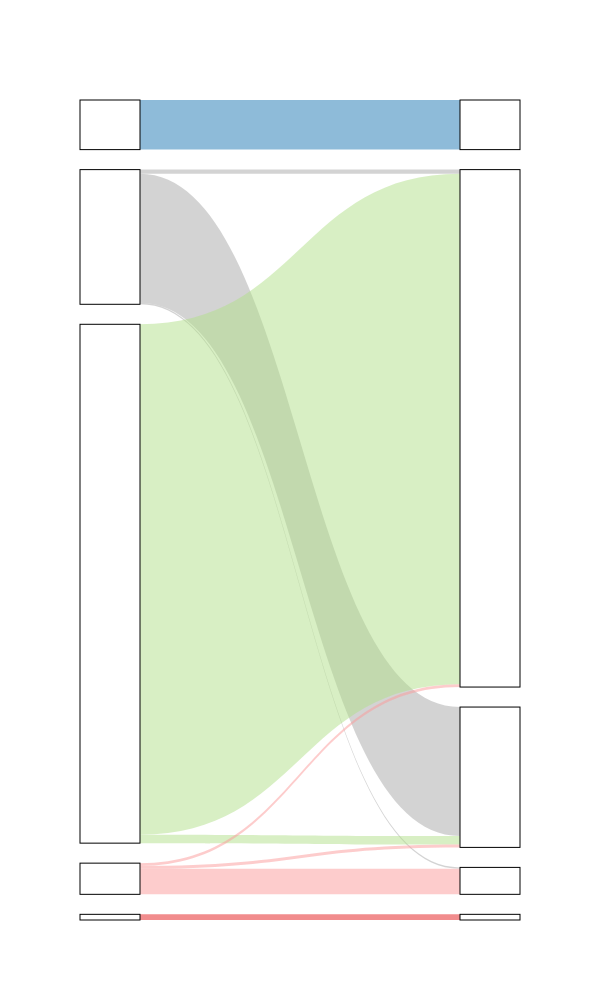

The notebook cell this image was saved under:
### Code cell
#Figure 1: Single cell Sankey plot
from SC_sankey_plot import *
scores_all_tumours = pd.read_csv(f'{output_directory}/output/single_cell/single_cell_default/cohort_outputs/scores/scores_all_tumours.csv')[['clone','allele','segment','tumour_id','cn_true','cn_alpaca','correct']].drop_duplicates()
scores_all_tumours.cn_alpaca.clip(upper=5,inplace=True)
sankey = plotFlowDiagramSC(scores_all_tumours,'',hide_labels=True)
sankey.write_image(f'{output_directory}/figures/Fig1h_SC_sankey.pdf')
sankey

### Figure 1 — Plotly figure (JSON) as saved in the notebook; plotly's stock layout.template omitted (floating-point values rounded to 4 significant figures)
{"data": [{"arrangement": "snap", "link": {"color": ["rgba(31, 120, 180, 0.5)", "rgba(31, 120, 180, 0.5)", "rgba(31, 120, 180, 0.5)", "rgba(31, 120, 180, 0.5)", "rgba(31, 120, 180, 0.5)", "rgba(168, 168, 168, 0.5)", "rgba(168, 168, 168, 0.5)", "rgba(168, 168, 168, 0.5)", "rgba(168, 168, 168, 0.5)", "rgba(168, 168, 168, 0.5)", "rgba(178, 223, 138, 0.5)", "rgba(178, 223, 138, 0.5)", "rgba(178, 223, 138, 0.5)", "rgba(178, 223, 138, 0.5)", "rgba(178, 223, 138, 0.5)", "rgba(251, 154, 153, 0.5)", "rgba(251, 154, 153, 0.5)", "rgba(251, 154, 153, 0.5)", "rgba(251, 154, 153, 0.5)", "rgba(251, 154, 153, 0.5)", "rgba(227, 26, 28, 0.5)", "rgba(227, 26, 28, 0.5)", "rgba(227, 26, 28, 0.5)", "rgba(227, 26, 28, 0.5)", "rgba(227, 26, 28, 0.5)"], "source": [0, 0, 0, 0, 0, 1, 1, 1, 1, 1, 2, 2, 2, 2, 2, 3, 3, 3, 3, 3, 4, 4, 4, 4, 4], "target": [5, 6, 7, 8, 9, 5, 6, 7, 8, 9, 5, 6, 7, 8, 9, 5, 6, 7, 8, 9, 5, 6, 7, 8, 9], "value": [35, 0, 0, 0, 0, 0, 91, 3, 1, 0, 0, 6, 360, 0, 0, 0, 2, 2, 18, 0, 0, 0, 0, 0, 4]}, "node": {"color": "white", "label": ["", "", "", "", "", "", "", "", "", ""], "line": {"color": "black", "width": 1}, "pad": 20, "thickness": 60, "x": [0, 0, 0, 0, 0, 1, 1, 1, 1, 1], "y": [0, 0.2, 0.4, 0.6, 0.8, 0, 0.2, 0.4, 0.6, 0.8]}, "type": "sankey"}], "layout": {"font": {"family": "helvetica", "size": 28}, "height": 1000, "title": {"text": ""}, "width": 600}}
